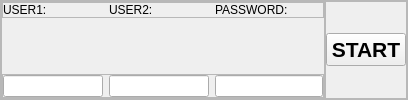
         <widget class="QFrame" name="frame_2">
          <property name="sizePolicy">
           <sizepolicy hsizetype="Preferred" vsizetype="Preferred">
            <horstretch>0</horstretch>
            <verstretch>0</verstretch>
           </sizepolicy>
          </property>
          <property name="frameShape">
           <enum>QFrame::StyledPanel</enum>
          </property>
          <property name="frameShadow">
           <enum>QFrame::Raised</enum>
          </property>
          <layout class="QHBoxLayout" name="horizontalLayout">
           <property name="spacing">
            <number>0</number>
           </property>
           <property name="leftMargin">
            <number>0</number>
           </property>
           <property name="topMargin">
            <number>0</number>
           </property>
           <property name="rightMargin">
            <number>0</number>
           </property>
           <property name="bottomMargin">
            <number>0</number>
           </property>
           <item alignment="Qt::AlignLeft">
            <widget class="QFrame" name="frame_3">
             <property name="frameShape">
              <enum>QFrame::StyledPanel</enum>
             </property>
             <property name="frameShadow">
              <enum>QFrame::Raised</enum>
             </property>
             <layout class="QVBoxLayout" name="verticalLayout_2">
              <property name="spacing">
               <number>0</number>
              </property>
              <property name="leftMargin">
               <number>0</number>
              </property>
              <property name="topMargin">
               <number>0</number>
              </property>
              <property name="rightMargin">
               <number>0</number>
              </property>
              <property name="bottomMargin">
               <number>0</number>
              </property>
              <item alignment="Qt::AlignTop">
               <widget class="QFrame" name="frame_5">
                <property name="frameShape">
                 <enum>QFrame::StyledPanel</enum>
                </property>
                <property name="frameShadow">
                 <enum>QFrame::Raised</enum>
                </property>
                <layout class="QHBoxLayout">
                 <property name="spacing">
                  <number>6</number>
                 </property>
                 <property name="leftMargin">
                  <number>0</number>
                 </property>
                 <property name="topMargin">
                  <number>0</number>
                 </property>
                 <property name="rightMargin">
                  <number>0</number>
                 </property>
                 <property name="bottomMargin">
                  <number>0</number>
                 </property>
                 <item>
                  <widget class="QLabel" name="label">
                   <property name="maximumSize">
                    <size>
                     <width>100</width>
                     <height>16777215</height>
                    </size>
                   </property>
                   <property name="text">
                    <string>USER1:</string>
                   </property>
                  </widget>
                 </item>
                 <item>
                  <widget class="QLabel" name="label_2">
                   <property name="maximumSize">
                    <size>
                     <width>100</width>
                     <height>16777215</height>
                    </size>
                   </property>
                   <property name="text">
                    <string>USER2:</string>
                   </property>
                  </widget>
                 </item>
                 <item>
                  <widget class="QLabel" name="label_3">
                   <property name="text">
                    <string>PASSWORD:</string>
                   </property>
                  </widget>
                 </item>
                </layout>
               </widget>
              </item>
              <item alignment="Qt::AlignBottom">
               <widget class="QFrame" name="frame_6">
                <property name="frameShape">
                 <enum>QFrame::StyledPanel</enum>
                </property>
                <property name="frameShadow">
                 <enum>QFrame::Raised</enum>
                </property>
                <layout class="QHBoxLayout" name="horizontalLayout_3">
                 <property name="spacing">
                  <number>6</number>
                 </property>
                 <property name="leftMargin">
                  <number>0</number>
                 </property>
                 <property name="topMargin">
                  <number>0</number>
                 </property>
                 <property name="rightMargin">
                  <number>0</number>
                 </property>
                 <property name="bottomMargin">
                  <number>0</number>
                 </property>
                 <item>
                  <widget class="QLineEdit" name="USER1_lineEdit">
                   <property name="maximumSize">
                    <size>
                     <width>100</width>
                     <height>16777215</height>
                    </size>
                   </property>
                   <property name="text">
                    <string/>
                   </property>
                  </widget>
                 </item>
                 <item>
                  <widget class="QLineEdit" name="USER2_lineEdit">
                   <property name="maximumSize">
                    <size>
                     <width>100</width>
                     <height>16777215</height>
                    </size>
                   </property>
                   <property name="text">
                    <string/>
                   </property>
                  </widget>
                 </item>
                 <item>
                  <widget class="QLineEdit" name="PASSWORD_lineEdit">
                   <property name="text">
                    <string/>
                   </property>
                   <property name="echoMode">
                    <enum>QLineEdit::Password</enum>
                   </property>
                   <property name="alignment">
                    <set>Qt::AlignLeading|Qt::AlignLeft|Qt::AlignVCenter</set>
                   </property>
                  </widget>
                 </item>
                </layout>
               </widget>
              </item>
             </layout>
            </widget>
           </item>
           <item alignment="Qt::AlignRight">
            <widget class="QFrame" name="frame_4">
             <property name="frameShape">
              <enum>QFrame::StyledPanel</enum>
             </property>
             <property name="frameShadow">
              <enum>QFrame::Raised</enum>
             </property>
             <layout class="QHBoxLayout" name="horizontalLayout_4">
              <property name="spacing">
               <number>0</number>
              </property>
              <property name="leftMargin">
               <number>0</number>
              </property>
              <property name="topMargin">
               <number>0</number>
              </property>
              <property name="rightMargin">
               <number>0</number>
              </property>
              <property name="bottomMargin">
               <number>0</number>
              </property>
              <item>
               <widget class="QPushButton" name="START_pushButton">
                <property name="font">
                 <font>
                  <pointsize>16</pointsize>
                  <weight>75</weight>
                  <bold>true</bold>
                 </font>
                </property>
                <property name="text">
                 <string>START</string>
                </property>
               </widget>
              </item>
             </layout>
            </widget>
           </item>
          </layout>
         </widget>
